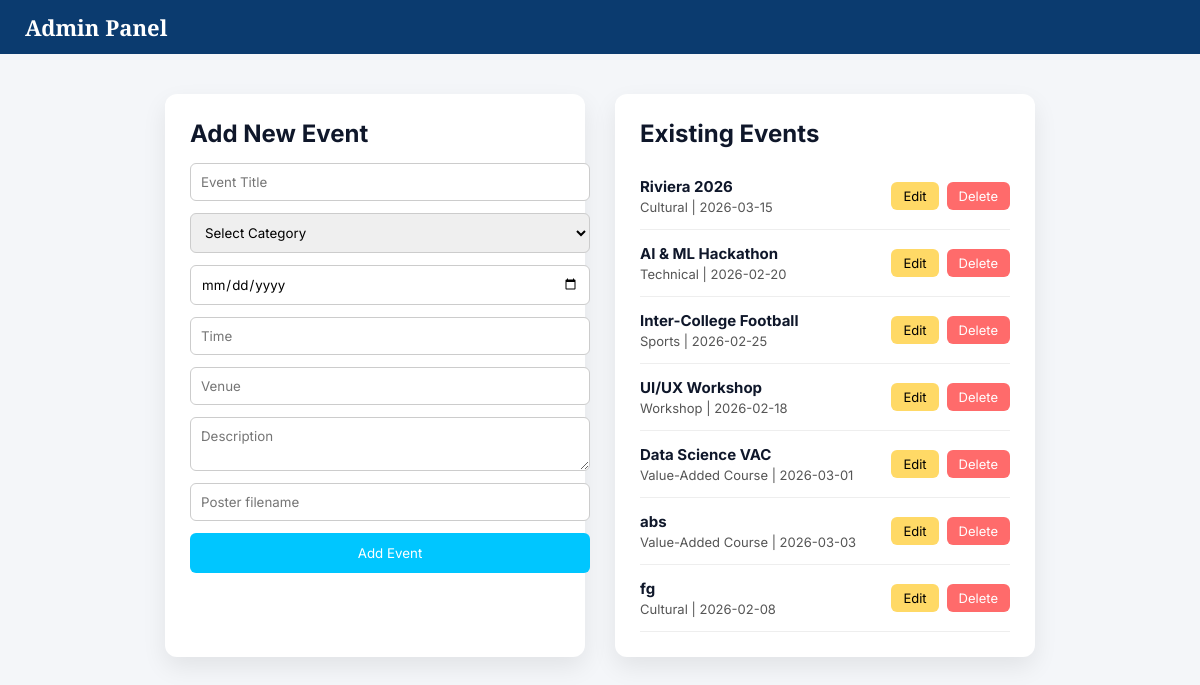
The page /admin on the database as committed earlier.
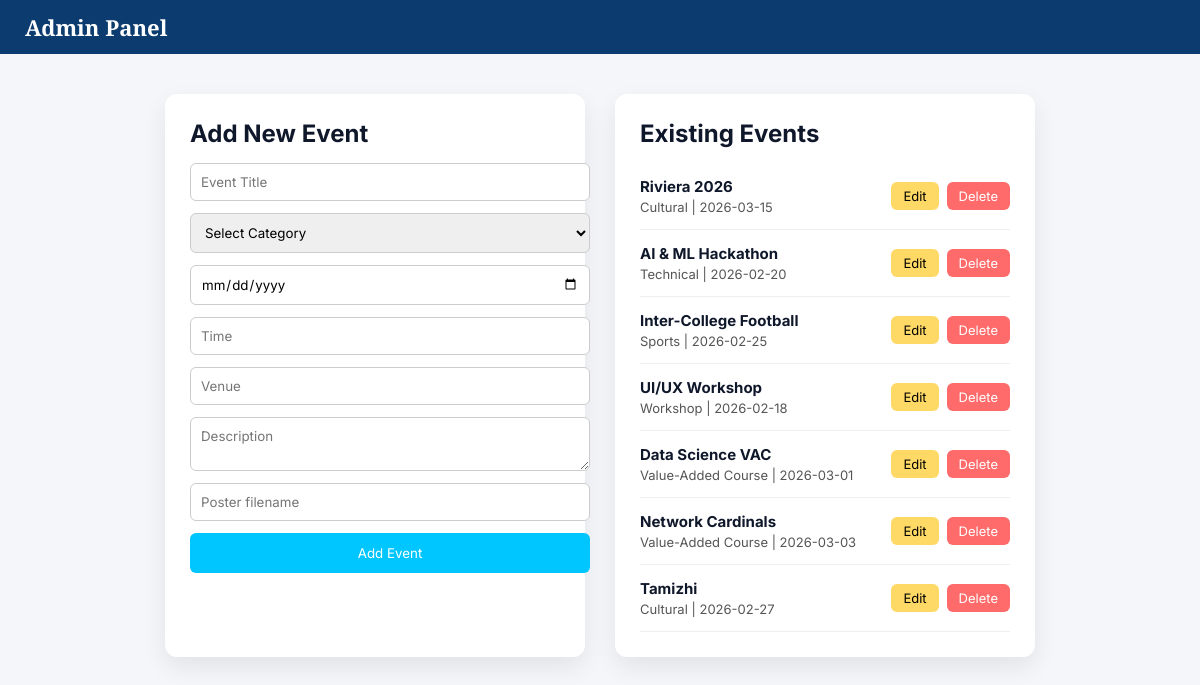
The same page on the database as committed later.
### tables this page shows
CREATE TABLE events (
    id INTEGER PRIMARY KEY AUTOINCREMENT,
    title TEXT,
    category TEXT,
    date TEXT,
    time TEXT,
    venue TEXT,
    description TEXT,
    poster TEXT
);

### app.py (the view)
@app.route('/admin')
def admin():
    events = get_events()
    return render_template("admin.html", events=events)

### app.py (called while the page is built)
def get_events():
    conn = sqlite3.connect("campuspulse.db")
    cursor = conn.cursor()
    cursor.execute("SELECT * FROM events")
    rows = cursor.fetchall()
    conn.close()
    events = []
    for row in rows:
        events.append({
            "id": row[0],
            "title": row[1],
            "category": row[2],
            "date": row[3],
            "time": row[4],
            "venue": row[5],
            "description": row[6],
            "poster": row[7]
        })
    return events

### templates/admin.html (shortened to what this page needs)
<!DOCTYPE html>
<html>
<head>
    <link rel="stylesheet" href="{{ url_for('static', filename='css/home.css') }}">
</head>
<body>
<header class="navbar">
    <div class="nav-left">
        <h1>Admin Panel</h1>
    </div>
</header>
<section class="admin-section">
    <div class="admin-wrapper">
        <div class="admin-card">
            <h2>Add New Event</h2>
            <form action="/add_event" method="POST" class="admin-form">
                <input type="text" name="title" placeholder="Event Title" required>
                <select name="category" required>
                    <option value="">Select Category</option>
                </select>
                <input type="date" name="date" required>
                <input type="text" name="time" placeholder="Time" required>
                <input type="text" name="venue" placeholder="Venue" required>
                <textarea name="description" placeholder="Description" required></textarea>
                <input type="text" name="poster" placeholder="Poster filename" required>
                <button type="submit" class="primary-btn">Add Event</button>
            </form>
        </div>
        <div class="admin-card">
            <h2>Existing Events</h2>
            {% for event in events %}
            <div class="admin-event">
    <div class="admin-info">
        <strong>{{ event.title }}</strong>
        <p>{{ event.category }} | {{ event.date }}</p>
    </div>
    <div class="admin-actions">
        <a href="/edit_event/{{ event.id }}" class="edit-btn">Edit</a>
        <a href="/delete_event/{{ event.id }}" class="delete-btn">Delete</a>
    </div>
</div>
            {% endfor %}
        </div>
    </div>
</section>
</body>
</html>

Rows that differ between the two databases and show on the page:
changed events: title "abs" → "Network Cardinals"
changed events: title "fg" → "Tamizhi"; date "2026-02-08" → "2026-02-27"
